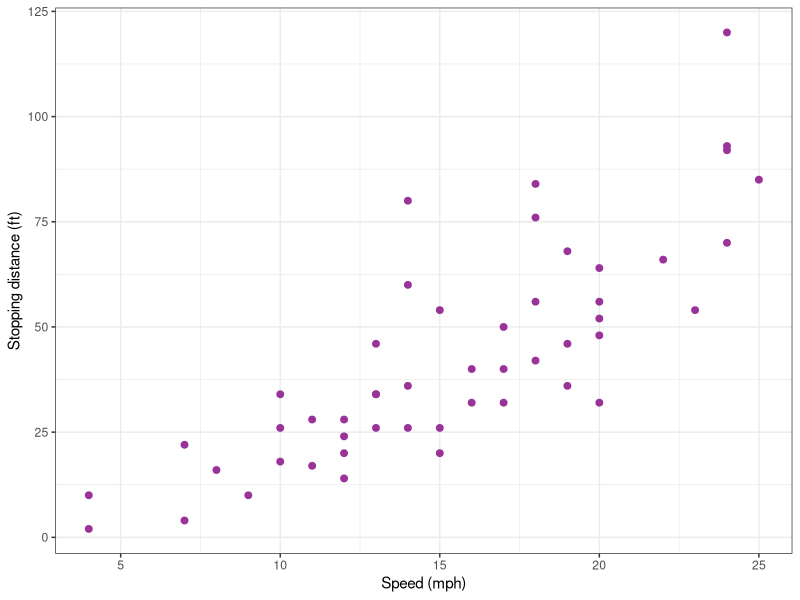
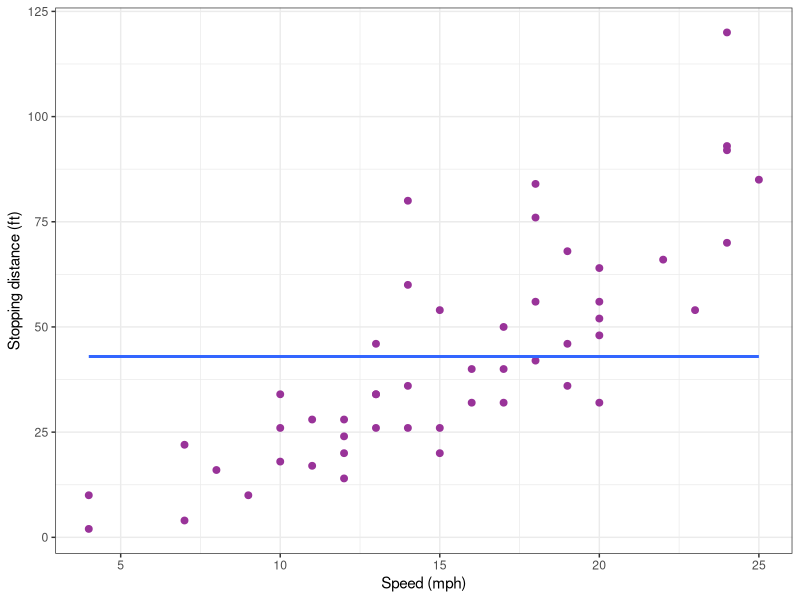
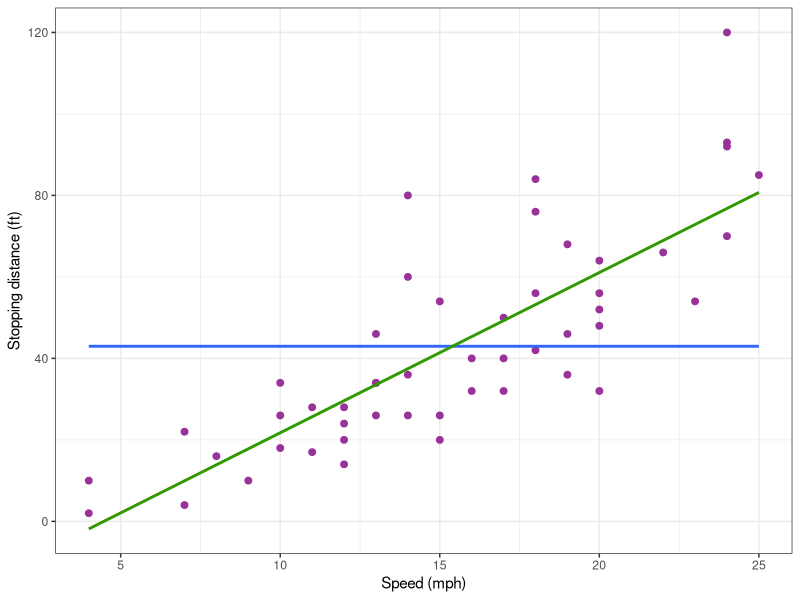
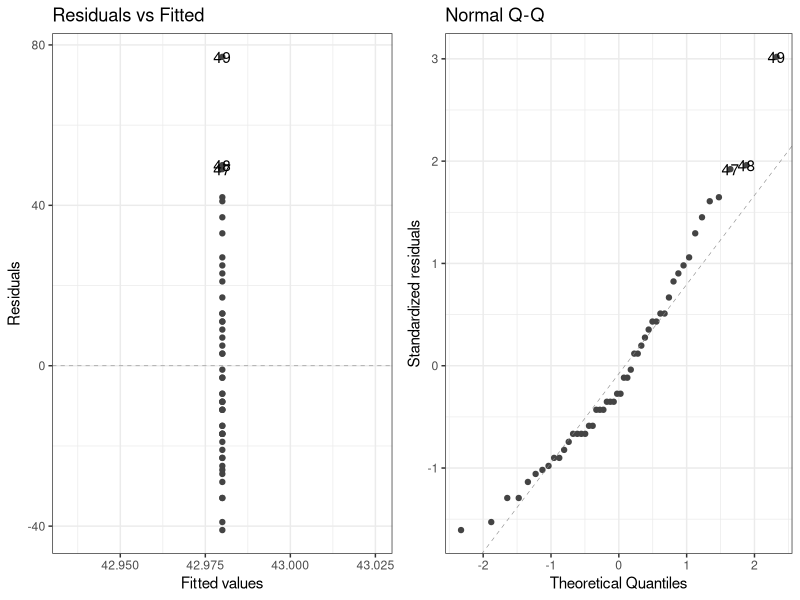
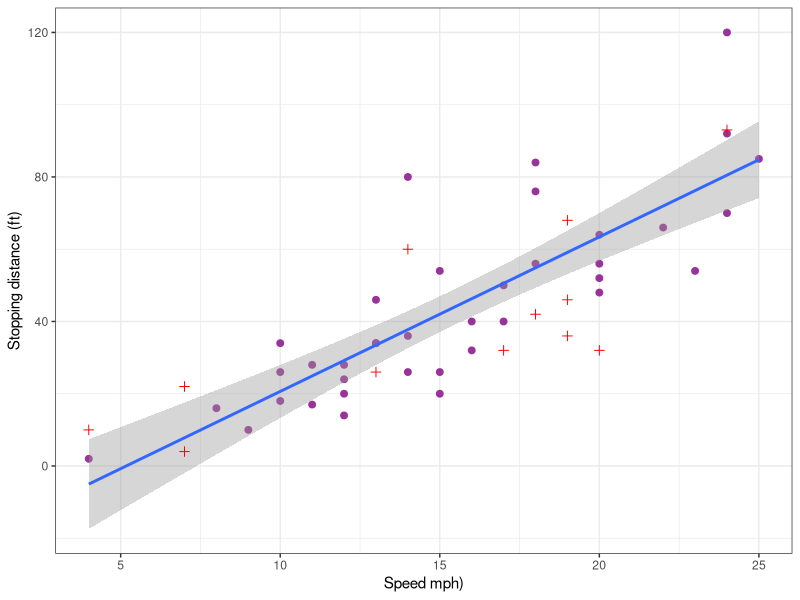
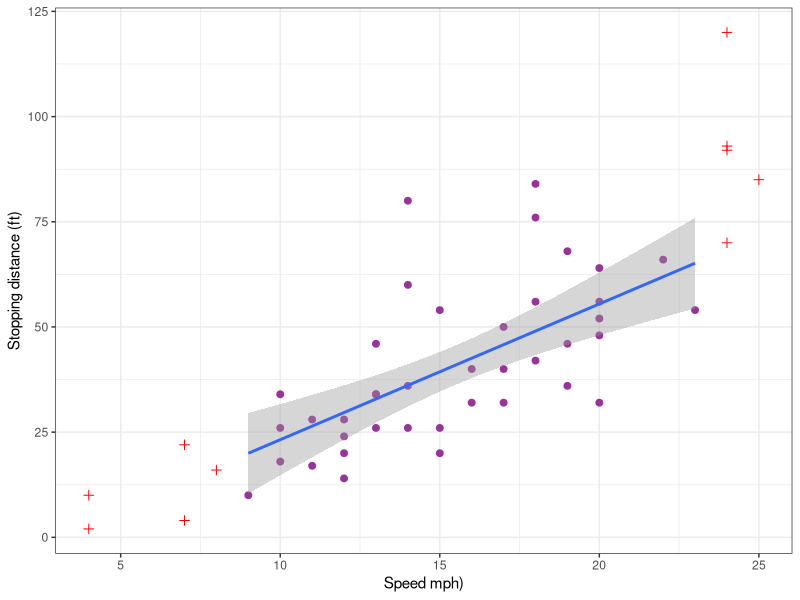
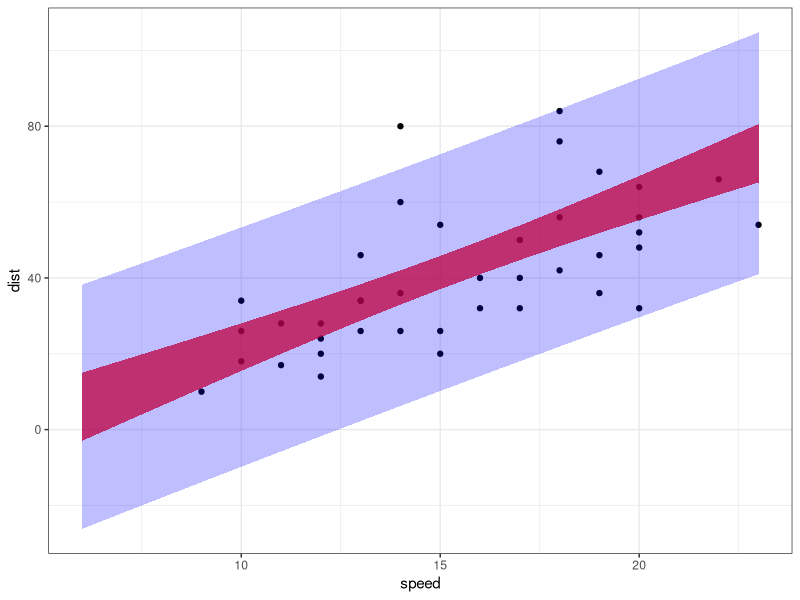
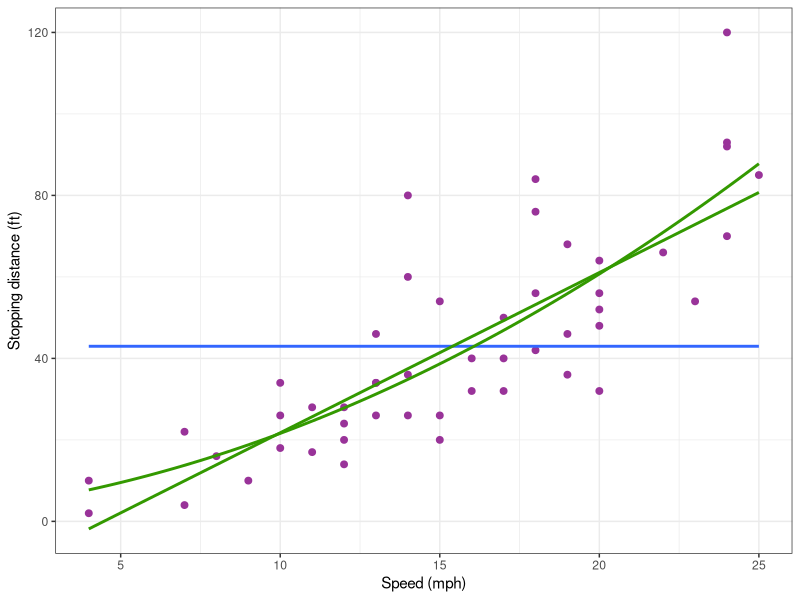

Generate these figures, in order, with R:
## ---- chunk 1
#| code-fold: false
library(tidyverse)
library(gridExtra)
library(ggfortify)  # extend some ggplot2 features
theme_set(theme_bw())
## ---- chunk 2
data(cars)
cars %>% rmarkdown::paged_table()
## ---- chunk 3
#| code-fold: true
cars_plot <-
  cars %>% 
  ggplot() +  aes(x = speed, y = dist) + 
  geom_point(size = 2, colour="#993399") + xlab("Speed (mph)") + ylab("Stopping distance (ft)")  
cars_plot
## ---- chunk 4
lm0 <- lm(dist ~ 1, data = cars)
lm0
## ---- chunk 5
mean(cars$dist)
## ---- chunk 6
#| code-fold: true
cars_plot <- cars_plot + 
  geom_smooth(method = "lm", formula = y ~ 1, se = FALSE)
cars_plot
## ---- chunk 7
lm1 <- lm(dist ~ speed, data = cars)
coef(lm1)
## ---- chunk 8
summary(lm1)
## ---- chunk 9
confint(lm1)
## ---- chunk 10
cars_plot <- cars_plot + 
  geom_smooth(method = "lm", formula = y ~ x, se = FALSE, colour="#339900")
cars_plot
## ---- chunk 11
autoplot(lm0, which = 1:2) ## autoplot comes from ggfortify
## ---- chunk 12
n <- nrow(cars)
is_train <- sample(c(TRUE, FALSE), n, prob = c(0.8, 0.2), replace = TRUE)
cars_training <- filter(cars,  is_train)
cars_test     <- filter(cars, !is_train)
## ---- chunk 13
pred_testing_set  <- 
  lm(dist ~ speed, data = cars_training) %>% 
  predict(cars_test)
## ---- chunk 14
#| code-fold: true
cars_pred_plot <-
  cars_training %>% ggplot() +  aes(x = speed, y = dist) + 
  geom_point(size = 2, colour="#993399") +  xlab("Speed mph)") + ylab("Stopping distance (ft)") + 
  geom_smooth(method = "lm", formula = y ~ x) +
  geom_point(data = data.frame(cars_test, testing = pred_testing_set),
             mapping = aes(x = speed, y = dist), size = 2, shape = 3, colour="red")
cars_pred_plot
## ---- chunk 15
R2_test <- cor(pred_testing_set, cars_test$dist)^2
R2_test
## ---- chunk 16
cars_training <- cars[c(6:45) ,]
cars_test     <- cars[-c(6:45),]
pred_testing_set  <- 
  lm(dist ~ speed, data = cars_training) %>% 
  predict(cars_test)
## ---- chunk 17
#| code-fold: true
cars_pred_plot <-
  cars_training %>% ggplot() +  aes(x = speed, y = dist) + 
  geom_point(size = 2, colour="#993399") +  xlab("Speed mph)") + ylab("Stopping distance (ft)") + 
  geom_smooth(method = "lm", formula = y ~ x) +
  geom_point(data = data.frame(cars_test, testing = pred_testing_set),
             mapping = aes(x = speed, y = dist), size = 2, shape = 3, colour="red")
cars_pred_plot
## ---- chunk 18
alpha <- 0.05
new_x <- data.frame( speed = (6:23))
conf_inter <- 
  setNames(cbind(new_x,
    predict(lm1, newdata = new_x, interval = "confidence", level = 1 - alpha)),
    c("speed", "dist", "lwr", "upr"))
conf_inter %>% rmarkdown::paged_table()
## ---- chunk 19
pred_inter <-    setNames(cbind(new_x,
    predict(lm1, newdata = new_x, interval = "prediction", level = 1 - alpha)),
    c("speed", "dist", "lwr", "upr"))
pred_inter %>% rmarkdown::paged_table()
## ---- chunk 20
#| code-fold: true
cars_training %>% ggplot() +  aes(x = speed, y = dist) + geom_point() +
  geom_ribbon(data = conf_inter, aes(ymin = lwr, ymax = upr), fill = "red" , alpha = 0.75) +
  geom_ribbon(data = pred_inter, aes(ymin = lwr, ymax = upr), fill = "blue", alpha = 0.25)
## ---- chunk 21
lm2 <- lm(dist ~  speed + I(speed^2), data = cars)
summary(lm2)
## ---- chunk 22
X <- model.matrix(lm2)
S <- solve(crossprod(X))
R <- cov2cor(S)
R
## ---- chunk 23
#| code-fold: true
cars_plot + 
  geom_smooth(method = "lm", formula = y ~ poly(x, 2, raw = TRUE), se = FALSE, colour="#339900")
cars_plot
## ---- chunk 24
#| code-fold: true
cars_plot + 
  geom_smooth(data = cars_training, method = "lm", formula = y ~ poly(x, 2, raw = TRUE), se = FALSE, colour="#339900")
## ---- chunk 25
lm2_no_inter <- lm(dist ~ 0 + speed + I(speed^2), data = cars)
coef(lm2_no_inter)
## ---- chunk 26
X <- model.matrix(lm2_no_inter)
head(X)
## ---- chunk 27
#| code-fold: true
alpha <- 0.05
new_x <- data.frame( speed = (6:23))
fit <- data.frame(new_x, dist = predict(lm2_no_inter, newdata = new_x))
conf_inter <- 
  setNames(cbind(new_x,
    predict(lm2_no_inter, newdata = new_x, interval = "confidence", level = 1 - alpha)),
    c("speed", "dist", "lwr", "upr"))
pred_inter <- 
  setNames(cbind(new_x,
    predict(lm2_no_inter, newdata = new_x, interval = "prediction", level = 1 - alpha)),
    c("speed", "dist", "lwr", "upr"))
cars_training %>% ggplot() +  aes(x = speed, y = dist) + geom_point() +
  geom_ribbon(data = conf_inter, aes(ymin = lwr, ymax = upr), fill = "red" , alpha = 0.75) +
  geom_ribbon(data = pred_inter, aes(ymin = lwr, ymax = upr), fill = "blue", alpha = 0.25) +  
  geom_line(data = fit, aes(x = speed, y = dist), colour="#339900", size = 1)
## ---- chunk 28
lm2_poly <- lm(dist ~ poly(speed, degree = 2, raw = TRUE), data = cars)
design_raw <- model.matrix(lm2_poly)
head(design_raw)
## ---- chunk 29
coef(lm2_poly)
## ---- chunk 30
lm1_ortho <- lm(dist ~ poly(speed, degree = 1), data = cars)
design_ortho <- model.matrix(lm1_ortho)
head(design_ortho)
crossprod(design_ortho)
## ---- chunk 31
coef(lm1_ortho)
## ---- chunk 32
lm2_ortho <- lm(dist ~ poly(speed, degree = 2), data = cars)
design_ortho <- model.matrix(lm2_ortho)
head(design_ortho)
crossprod(design_ortho)
## ---- chunk 33
summary(lm2_ortho)
## ---- chunk 34
confint(lm2_ortho)
## ---- chunk 35
summary(lm1_ortho)$coefficients
summary(lm2_ortho)$coefficients
## ---- chunk 36
anova(lm0, lm1)
anova(lm0, lm2)
## ---- chunk 37
anova(lm1, lm2)
## ---- chunk 38
logLik(lm0)
logLik(lm1)
logLik(lm2)
## ---- chunk 39
dl <- 2*as.numeric(logLik(lm1) - logLik(lm0))
1-pchisq(dl,1)
## ---- chunk 40
dl <- 2 * as.numeric(logLik(lm2) - logLik(lm1))
1 - pchisq(dl,1)
## ---- chunk 41
AIC(lm0, lm1, lm2)
BIC(lm0, lm1, lm2)
## ---- chunk 42
grid.arrange(
  cars_plot + scale_x_log10(),
  cars_plot + scale_y_log10(), nrow = 1)
## ---- chunk 43
cars_plot + scale_x_log10() + scale_y_log10()
## ---- chunk 44
lm1_log <- lm(log(dist) ~ log(speed), data = cars)
summary(lm1_log)
## ---- chunk 45
cars_plot_log <-
  ggplot(cars) + aes(x = log(speed), y = log(dist)) + 
  geom_point(size = 2, colour="#993399") 
cars_plot_log + geom_smooth(method = "lm", formula = y ~ x)
## ---- chunk 46
autoplot(lm1_log, which = 1:2)
## ---- chunk 47
#| code-fold: true
training <- c(6:45)
cars_test     <- cars[-training, ]
cars_training <- cars[ training , ]
cars_plot_log +
  geom_smooth(data = cars_training, 
    mapping = aes(x = log(speed), y = log(dist)),
    method = "lm", formula = y ~ x, se = FALSE, color = "red") +
  geom_smooth(data = cars,
    mapping = aes(x = log(speed), y = log(dist)),
    method = "lm", formula = y ~ x, se = FALSE)
## ---- chunk 48
#| code-fold: true
alpha <- 0.05
new_x <- data.frame( speed = 3:30)
fit <- data.frame(new_x, log_dist = predict(lm1_log, newdata = new_x))
conf_inter <- 
  setNames(cbind(new_x,
    predict(lm1_log, newdata = new_x, interval = "confidence", level = 1 - alpha)),
    c("speed", "dist", "lwr", "upr"))
pred_inter <- 
  setNames(cbind(new_x,
    predict(lm1_log, newdata = new_x, interval = "prediction", level = 1 - alpha)),
    c("speed", "dist", "lwr", "upr"))
cars_training %>% ggplot() +  aes(x = log(speed), y = log(dist)) + geom_point() +
  geom_ribbon(data = conf_inter, aes(ymin = lwr, ymax = upr), fill = "red" , alpha = 0.75) +
  geom_ribbon(data = pred_inter, aes(ymin = lwr, ymax = upr), fill = "blue", alpha = 0.25) +
  geom_line(data = fit, aes(x = log(speed), y = log_dist), colour="#339900", size = 1) +
      xlab("speed (mph)") + ylab("stopping distance (ft)")  

## ---- chunk 49
#| code-fold: true
cars_training %>% ggplot() +  aes(x = speed, y = dist) + geom_point() +
  geom_ribbon(data = conf_inter, aes(ymin = exp(lwr), ymax = exp(upr)), fill = "red" , alpha = 0.75) +
  geom_ribbon(data = pred_inter, aes(ymin = exp(lwr), ymax = exp(upr)), fill = "blue", alpha = 0.25) +
  geom_line(data = fit, aes(x = speed, y = exp(log_dist)), colour="#339900", size = 1) +
      xlab("speed (mph)") + ylab("stopping distance (ft)")  
## ---- chunk 50
logLik(lm1_log)
## ---- chunk 51
logLik(lm1_log) - sum(log(cars$dist))
## ---- chunk 52
AIC(lm1_log) + 2 * sum(log(cars$dist))
BIC(lm1_log) + 2 * sum(log(cars$dist))
